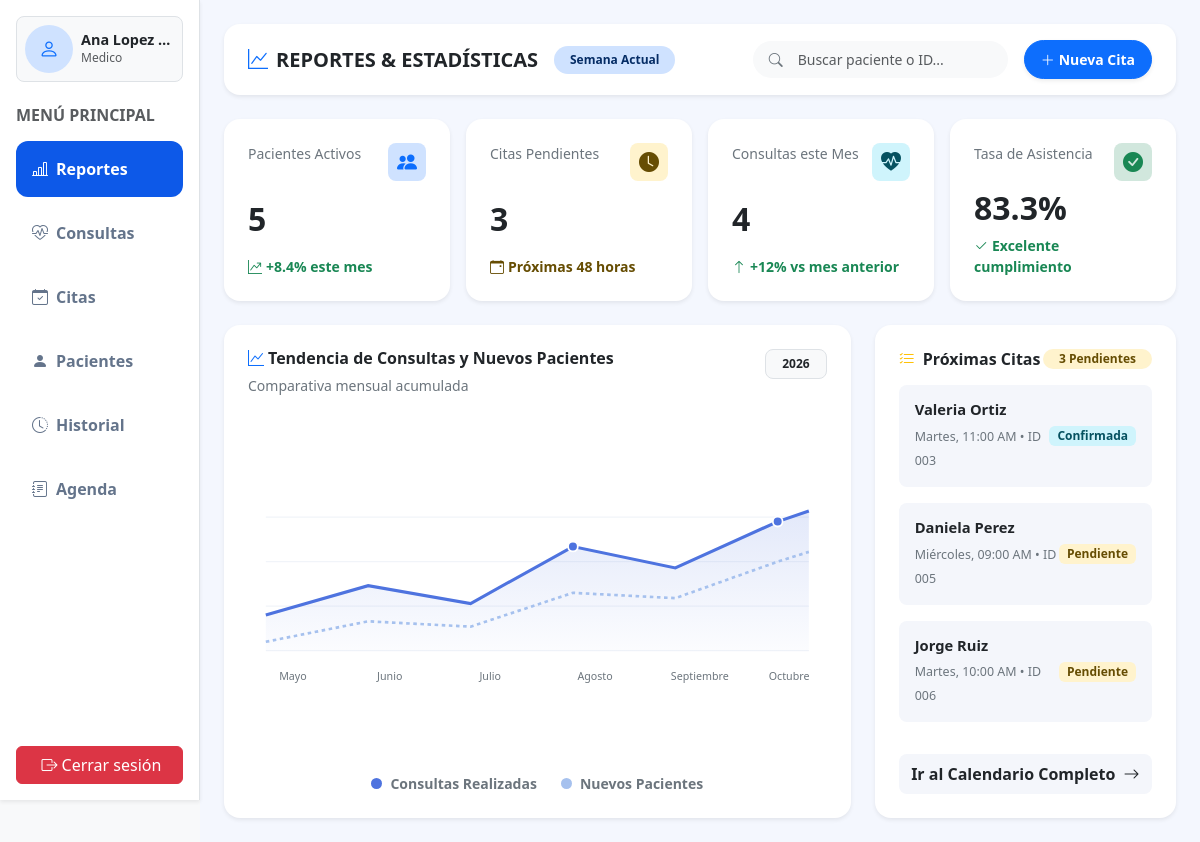
/Sistema_De_Gestion_CExp/views/reportes.php (signed in), run on the app's committed database.
### tables this page shows
CREATE TABLE IF NOT EXISTS cita(
	id_cita INT AUTO_INCREMENT PRIMARY KEY,
	id_paciente int NOT NULL,
	fecha DATETIME NOT NULL,
	estado ENUM('cancelada','confirmada','concluida','programada') DEFAULT 'programada',
	CONSTRAINT fk_paciente_cita FOREIGN KEY (id_paciente) REFERENCES paciente(id_paciente) ON DELETE RESTRICT
);

CREATE TABLE IF NOT EXISTS paciente(
	id_paciente INT AUTO_INCREMENT PRIMARY KEY,
    id_medico INT NOT NULL,
	nombre VARCHAR(20) NOT NULL,
	apellido_paterno VARCHAR(20) NOT NULL,
	apellido_materno VARCHAR(20),
	fecha_nacimiento DATE NOT NULL,
	alergia TEXT,
	contacto VARCHAR(100),
    CONSTRAINT fk_medico_paciente FOREIGN KEY (id_medico) REFERENCES medico(id_medico) ON DELETE RESTRICT
);

### Sistema_De_Gestion_CExp/controllers/reporteController.php (called while the page is built, shortened)
<?php
require_once __DIR__ . '/../models/reporte.php';
function obtenerDatosReportes()
{
    $database     = new Database();
    $db           = $database->getConnection();
    $reporteModel = new reporte($db);
    return [
        'total_pacientes'  => $reporteModel->contarPacientes(),
        'citas_pendientes' => $reporteModel->contarCitasPendientes(),
        'total_consultas'  => $reporteModel->contarConsultas(),
        'tasa_asistencia'  => $reporteModel->calcularTasaAsistencia(),
        'proximas_citas'   => $reporteModel->obtenerProximasCitas(4),
    ];
}
?>

### Sistema_De_Gestion_CExp/models/reporte.php (called while the page is built, shortened)
<?php
require_once __DIR__ . '/Modelo.php';
class reporte extends Modelo
{
    public function contarPacientes()
    {
        $query = "SELECT COUNT(*) AS total FROM paciente";
        $stmt = $this->ejecutar($query);
        $resultado = $stmt->get_result();
        $fila = $resultado->fetch_assoc();
        return (int)($fila['total'] ?? 0);
    }
    public function contarCitasPendientes()
    {
        $query = "SELECT COUNT(*) AS total FROM cita WHERE estado IN ('programada', 'confirmada')";
        $stmt = $this->ejecutar($query);
        $resultado = $stmt->get_result();
        $fila = $resultado->fetch_assoc();
        return (int)($fila['total'] ?? 0);
    }
    public function contarConsultas()
    {
        $query = "SELECT COUNT(*) AS total FROM consulta";
        $stmt = $this->ejecutar($query);
        $resultado = $stmt->get_result();
        $fila = $resultado->fetch_assoc();
        return (int)($fila['total'] ?? 0);
    }
    public function calcularTasaAsistencia()
    {
        $query = "SELECT
                    COUNT(*) AS total,
                    SUM(CASE WHEN estado != 'cancelada' THEN 1 ELSE 0 END) AS asistidas
                  FROM cita";
        $stmt = $this->ejecutar($query);
        $resultado = $stmt->get_result();
        $fila = $resultado->fetch_assoc();
        $total = (int)($fila['total'] ?? 0);
        $asistidas = (int)($fila['asistidas'] ?? 0);
        return round(($asistidas / $total) * 100, 1);
    }
    public function obtenerProximasCitas($limite = 4)
    {
        $query = "SELECT
                    c.id_cita,
                    c.fecha,
                    c.estado,
                    p.nombre AS paciente_nombre,
                    p.apellido_paterno AS paciente_apellido
                  FROM cita c
                  INNER JOIN paciente p ON c.id_paciente = p.id_paciente
                  WHERE c.estado IN ('programada', 'confirmada')
                  ORDER BY c.fecha ASC
                  LIMIT ?";
        $stmt = $this->ejecutar($query, 'i', [(int)$limite]);
        $resultado = $stmt->get_result();
        return $resultado ? $resultado->fetch_all(MYSQLI_ASSOC) : [];
    }
}

### Sistema_De_Gestion_CExp/models/Modelo.php (called while the page is built, shortened)
<?php
class Modelo
{
    protected $conn;
    public function __construct($db = null)
    {
        if ($db !== null) {
            $this->conn = $db;
        } else {
            $database = new Database();
            $this->conn = $database->getConnection();
        }
    }
    protected function ejecutar($sql, $types = '', $params = [])
    {
        $stmt = $this->conn->prepare($sql);
        if ($types !== '' && !empty($params)) {
            $stmt->bind_param($types, ...$params);
        }
        $stmt->execute();
        return $stmt;
    }
}

### Sistema_De_Gestion_CExp/views/reportes.php (the view, shortened to what this page needs)
<?php
require_once '../controllers/reporteController.php';
if (!defined('EN_PLANTILLA_BASE')) {
    require_once '../templatesReutilizables/template.base.php';
    return;
}
$datos_reportes   = obtenerDatosReportes();
$total_pacientes  = $datos_reportes['total_pacientes'] ?? 0;
$citas_pendientes = $datos_reportes['citas_pendientes'] ?? 0;
$total_consultas  = $datos_reportes['total_consultas'] ?? 0;
$tasa_asistencia  = $datos_reportes['tasa_asistencia'] ?? 0;
$proximas_citas   = $datos_reportes['proximas_citas'] ?? [];
$dias_semana = [
    'Sunday'    => 'Domingo',
    'Monday'    => 'Lunes',
    'Tuesday'   => 'Martes',
    'Wednesday' => 'Miércoles',
    'Thursday'  => 'Jueves',
    'Friday'    => 'Viernes',
    'Saturday'  => 'Sábado'
];
?>
<header class="bg-white p-3 px-4 rounded-4 shadow-sm mb-4 d-flex flex-wrap justify-content-between align-items-center gap-3">
    <div class="d-flex align-items-center gap-2">
        <i class="bi bi-graph-up text-primary fs-5"></i>
        <h5 class="fw-bold mb-0 text-dark">REPORTES &amp; ESTADÍSTICAS</h5>
        <span class="badge rounded-pill bg-primary-subtle text-primary-emphasis fw-semibold px-3 py-2 ms-2">
            Semana Actual
        </span>
    </div>
    <div class="d-flex align-items-center gap-3">
        <form action="citas.php" method="GET" class="m-0">
            <div class="input-group input-group-sm" style="min-width: 230px;">
                <span class="input-group-text bg-light border-0 rounded-start-pill ps-3">
                    <i class="bi bi-search text-secondary"></i>
                </span>
                <input type="search" name="buscar" id="buscadorDashboard" class="form-control bg-light border-0 rounded-end-pill py-2" placeholder="Buscar paciente o ID...">
            </div>
        </form>
        <a href="citas.php" class="btn btn-primary btn-sm rounded-pill fw-semibold px-3 py-2 shadow-sm">
            <i class="bi bi-plus-lg me-1"></i>Nueva Cita
        </a>
    </div>
</header>
<section class="row g-3 mb-4">
    <div class="col-3">
        <article class="bg-white p-4 rounded-4 shadow-sm h-100 d-flex flex-column justify-content-between">
            <div class="d-flex justify-content-between align-items-start mb-2">
                <span class="text-secondary fw-medium small">Pacientes Activos</span>
                <span class="rounded-3 d-inline-flex align-items-center justify-content-center bg-primary-subtle text-primary" style="width: 38px; height: 38px;">
                    <i class="bi bi-people-fill fs-5"></i>
                </span>
            </div>
            <h2 class="fw-bold text-dark mb-2"><?= (int)$total_pacientes ?></h2>
            <small class="text-success fw-semibold">
                <i class="bi bi-graph-up-arrow me-1"></i>+8.4% este mes
            </small>
        </article>
    </div>
    <div class="col-3">
        <article class="bg-white p-4 rounded-4 shadow-sm h-100 d-flex flex-column justify-content-between">
            <div class="d-flex justify-content-between align-items-start mb-2">
                <span class="text-secondary fw-medium small">Citas Pendientes</span>
                <span class="rounded-3 d-inline-flex align-items-center justify-content-center bg-warning-subtle text-warning-emphasis" style="width: 38px; height: 38px;">
                    <i class="bi bi-clock-fill fs-5"></i>
                </span>
            </div>
            <h2 class="fw-bold text-dark mb-2"><?= (int)$citas_pendientes ?></h2>
            <small class="text-warning-emphasis fw-semibold">
                <i class="bi bi-calendar-event me-1"></i>Próximas 48 horas
            </small>
        </article>
    </div>
    <div class="col-3">
        <article class="bg-white p-4 rounded-4 shadow-sm h-100 d-flex flex-column justify-content-between">
            <div class="d-flex justify-content-between align-items-start mb-2">
                <span class="text-secondary fw-medium small">Consultas este Mes</span>
                <span class="rounded-3 d-inline-flex align-items-center justify-content-center bg-info-subtle text-info-emphasis" style="width: 38px; height: 38px;">
                    <i class="bi bi-heart-pulse-fill fs-5"></i>
                </span>
            </div>
            <h2 class="fw-bold text-dark mb-2"><?= (int)$total_consultas ?></h2>
            <small class="text-success fw-semibold">
                <i class="bi bi-arrow-up me-1"></i>+12% vs mes anterior
            </small>
        </article>
    </div>
    <div class="col-3">
        <article class="bg-white p-4 rounded-4 shadow-sm h-100 d-flex flex-column justify-content-between">
            <div class="d-flex justify-content-between align-items-start mb-2">
                <span class="text-secondary fw-medium small">Tasa de Asistencia</span>
                <span class="rounded-3 d-inline-flex align-items-center justify-content-center bg-success-subtle text-success" style="width: 38px; height: 38px;">
                    <i class="bi bi-check-circle-fill fs-5"></i>
                </span>
            </div>
            <h2 class="fw-bold text-dark mb-2"><?= htmlspecialchars((string)$tasa_asistencia) ?>%</h2>
            <small class="text-success fw-semibold">
                <i class="bi bi-check2 me-1"></i>Excelente cumplimiento
            </small>
        </article>
    </div>
</section>
<section class="row g-4">
    <div class="col-8">
        <article class="bg-white p-4 rounded-4 shadow-sm h-100 d-flex flex-column justify-content-between">
            <header class="d-flex justify-content-between align-items-start mb-3">
                <div>
                    <h6 class="fw-bold text-dark mb-1">
                        <i class="bi bi-graph-up text-primary me-1"></i>Tendencia de Consultas y Nuevos Pacientes
                    </h6>
                    <small class="text-secondary">Comparativa mensual acumulada</small>
                </div>
                <span class="badge bg-light text-dark border px-3 py-2 rounded-3 fw-bold">2026</span>
            </header>
            <figure class="my-2 mb-0">
                <svg viewBox="0 0 650 240" class="w-100" style="overflow: visible;">
                    <text x="35"  y="218" fill="#6c757d" font-size="12" font-weight="500">Mayo</text>
                    <text x="145" y="218" fill="#6c757d" font-size="12" font-weight="500">Junio</text>
                    <text x="260" y="218" fill="#6c757d" font-size="12" font-weight="500">Julio</text>
                    <text x="370" y="218" fill="#6c757d" font-size="12" font-weight="500">Agosto</text>
                    <text x="475" y="218" fill="#6c757d" font-size="12" font-weight="500">Septiembre</text>
                    <text x="585" y="218" fill="#6c757d" font-size="12" font-weight="500">Octubre</text>
                </svg>
            </figure>
            <footer class="d-flex justify-content-center align-items-center gap-4 pt-2">
                <div class="d-flex align-items-center gap-2">
                    <span class="rounded-circle d-inline-block" style="width: 11px; height: 11px; background-color: #4e73df;"></span>
                    <small class="text-secondary fw-semibold">Consultas Realizadas</small>
                </div>
                <div class="d-flex align-items-center gap-2">
                    <span class="rounded-circle d-inline-block" style="width: 11px; height: 11px; background-color: #a6c1ee;"></span>
                    <small class="text-secondary fw-semibold">Nuevos Pacientes</small>
                </div>
            </footer>
        </article>
    </div>
    <div class="col-4">
        <article class="bg-white p-4 rounded-4 shadow-sm h-100 d-flex flex-column justify-content-between">
            <div>
                <header class="d-flex justify-content-between align-items-center mb-3">
                    <h6 class="fw-bold text-dark mb-0">
                        <i class="bi bi-list-check text-warning me-2"></i>Próximas Citas
                    </h6>
                    <span class="badge bg-warning-subtle text-warning-emphasis rounded-pill px-3 py-1 fw-semibold">
                        <?= (int)$citas_pendientes ?> Pendientes
                    </span>
                </header>
                <div class="d-flex flex-column gap-3" id="listaProximasCitas">
                    <?php if (empty($proximas_citas)): ?>
                        <div class="p-3 rounded-3 bg-light text-center text-secondary small">
                            No hay citas pendientes próximas.
                        </div>
                    <?php else: ?>
                        <?php foreach ($proximas_citas as $cita):
                            $ts = strtotime($cita['fecha']);
                            $dia_ing = date('l', $ts);
                            $dia_esp = $dias_semana[$dia_ing] ?? $dia_ing;
                            $hora_fmt = date('h:i A', $ts);
                            $id_fmt = str_pad((string)$cita['id_cita'], 3, '0', STR_PAD_LEFT);
                            $nombre_completo = trim($cita['paciente_nombre'] . ' ' . $cita['paciente_apellido']);
                            if ($cita['estado'] === 'confirmada') {
                                $badge_clase = 'bg-info-subtle text-info-emphasis';
                                $badge_texto = 'Confirmada';
                            } else {
                                $badge_clase = 'bg-warning-subtle text-warning-emphasis';
                                $badge_texto = 'Pendiente';
                            }
                        ?>
                            <article class="p-3 rounded-3 d-flex justify-content-between align-items-center item-proxima-cita" style="background-color: #f4f6fb;">
                                <div>
                                    <h6 class="fw-bold text-dark mb-1" style="font-size: 0.92rem;">
                                        <?= htmlspecialchars($nombre_completo) ?>
                                    </h6>
                                    <small class="text-secondary" style="font-size: 0.78rem;">
                                        <?= htmlspecialchars($dia_esp) ?>, <?= htmlspecialchars($hora_fmt) ?> &bull; ID <?= htmlspecialchars($id_fmt) ?>
                                    </small>
                                </div>
                                <span class="badge <?= $badge_clase ?> rounded-2 px-2 py-1 fw-semibold">
                                    <?= $badge_texto ?>
                                </span>
                            </article>
                        <?php endforeach; ?>
                    <?php endif; ?>
                </div>
            </div>
            <footer class="mt-4 pt-2">
                <a href="citas.php" class="btn btn-light w-100 rounded-3 py-2 fw-bold text-dark border-0" style="background-color: #f4f6fb;">
                    Ir al Calendario Completo <i class="bi bi-arrow-right ms-1"></i>
                </a>
            </footer>
        </article>
    </div>
</section>

### data on the page
cita: id_paciente.apellido_paterno "Valeria Ortiz", fecha "Martes", fecha "11:00 AM", id_cita "003", estado "Confirmada"
cita: id_paciente.apellido_paterno "Daniela Perez", fecha "Miércoles", fecha "09:00 AM", id_cita "005", estado "Pendiente"
cita: id_paciente.apellido_paterno "Jorge Ruiz", fecha "Martes", fecha "10:00 AM", id_cita "006", estado "Pendiente"

### other printed values
$nombre_usuario_sesion "Ana Lopez…"
$rol_usuario_sesion "Medico"
$total_pacientes "5"
$citas_pendientes "3"
$total_consultas "4"
$tasa_asistencia "83.3"
